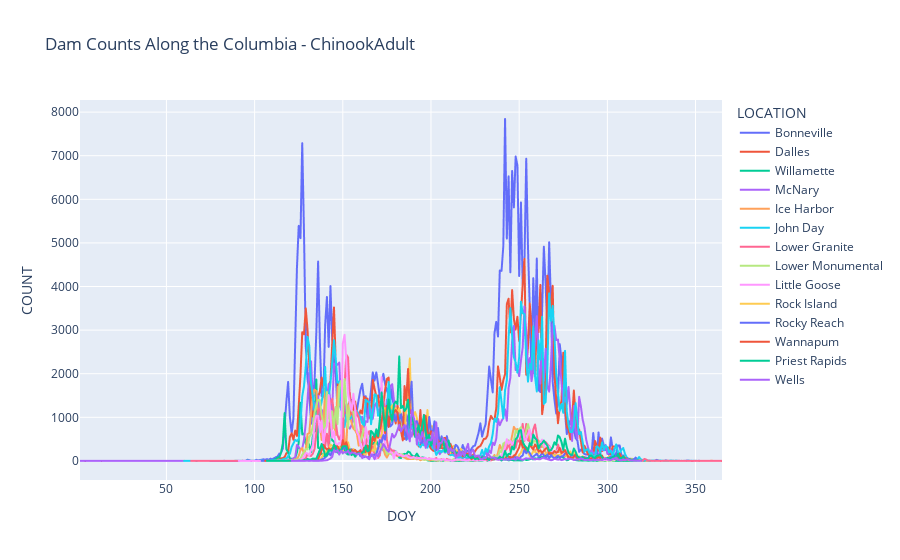

The notebook cell saved with this chart:
### Code cell
species_dam_counts_yr = species_dam_counts[species_dam_counts.YEAR == 2018].sort_values(
    "DOY"
)


fig = px.line(
    species_dam_counts_yr,
    x="DOY",
    y=color_choice,
    color="LOCATION",
    title=f"Dam Counts Along the Columbia - {selected_species}",
)
fig.show()

### Figure 1 — Plotly figure (JSON) as saved in the notebook; plotly's stock layout.template omitted (floating-point values rounded to 4 significant figures; data arrays with more than 128 entries replaced by an {"elided": "..."} marker saying what was removed)
{"data": [{"hovertemplate": "LOCATION=Bonneville<br>DOY=%{x}<br>COUNT=%{y}<extra></extra>", "legendgroup": "Bonneville", "line": {"color": "#636efa", "dash": "solid"}, "marker": {"symbol": "circle"}, "mode": "lines", "name": "Bonneville", "showlegend": true, "type": "scattergl", "x": {"elided": "365 int values"}, "xaxis": "x", "y": {"elided": "365 float values"}, "yaxis": "y"}, {"hovertemplate": "LOCATION=Dalles<br>DOY=%{x}<br>COUNT=%{y}<extra></extra>", "legendgroup": "Dalles", "line": {"color": "#EF553B", "dash": "solid"}, "marker": {"symbol": "circle"}, "mode": "lines", "name": "Dalles", "showlegend": true, "type": "scattergl", "x": {"elided": "257 int values"}, "xaxis": "x", "y": {"elided": "257 float values"}, "yaxis": "y"}, {"hovertemplate": "LOCATION=Willamette<br>DOY=%{x}<br>COUNT=%{y}<extra></extra>", "legendgroup": "Willamette", "line": {"color": "#00cc96", "dash": "solid"}, "marker": {"symbol": "circle"}, "mode": "lines", "name": "Willamette", "showlegend": true, "type": "scattergl", "x": {"elided": "365 int values"}, "xaxis": "x", "y": {"elided": "365 float values"}, "yaxis": "y"}, {"hovertemplate": "LOCATION=McNary<br>DOY=%{x}<br>COUNT=%{y}<extra></extra>", "legendgroup": "McNary", "line": {"color": "#ab63fa", "dash": "solid"}, "marker": {"symbol": "circle"}, "mode": "lines", "name": "McNary", "showlegend": true, "type": "scattergl", "x": {"elided": "272 int values"}, "xaxis": "x", "y": {"elided": "272 float values"}, "yaxis": "y"}, {"hovertemplate": "LOCATION=Ice Harbor<br>DOY=%{x}<br>COUNT=%{y}<extra></extra>", "legendgroup": "Ice Harbor", "line": {"color": "#FFA15A", "dash": "solid"}, "marker": {"symbol": "circle"}, "mode": "lines", "name": "Ice Harbor", "showlegend": true, "type": "scattergl", "x": {"elided": "306 int values"}, "xaxis": "x", "y": {"elided": "306 float values"}, "yaxis": "y"}, {"hovertemplate": "LOCATION=John Day<br>DOY=%{x}<br>COUNT=%{y}<extra></extra>", "legendgroup": "John Day", "line": {"color": "#19d3f3", "dash": "solid"}, "marker": {"symbol": "circle"}, "mode": "lines", "name": "John Day", "showlegend": true, "type": "scattergl", "x": {"elided": "306 int values"}, "xaxis": "x", "y": {"elided": "306 float values"}, "yaxis": "y"}, {"hovertemplate": "LOCATION=Lower Granite<br>DOY=%{x}<br>COUNT=%{y}<extra></extra>", "legendgroup": "Lower Granite", "line": {"color": "#FF6692", "dash": "solid"}, "marker": {"symbol": "circle"}, "mode": "lines", "name": "Lower Granite", "showlegend": true, "type": "scattergl", "x": {"elided": "302 int values"}, "xaxis": "x", "y": {"elided": "302 float values"}, "yaxis": "y"}, {"hovertemplate": "LOCATION=Lower Monumental<br>DOY=%{x}<br>COUNT=%{y}<extra></extra>", "legendgroup": "Lower Monumental", "line": {"color": "#B6E880", "dash": "solid"}, "marker": {"symbol": "circle"}, "mode": "lines", "name": "Lower Monumental", "showlegend": true, "type": "scattergl", "x": {"elided": "214 int values"}, "xaxis": "x", "y": {"elided": "214 float values"}, "yaxis": "y"}, {"hovertemplate": "LOCATION=Little Goose<br>DOY=%{x}<br>COUNT=%{y}<extra></extra>", "legendgroup": "Little Goose", "line": {"color": "#FF97FF", "dash": "solid"}, "marker": {"symbol": "circle"}, "mode": "lines", "name": "Little Goose", "showlegend": true, "type": "scattergl", "x": {"elided": "214 int values"}, "xaxis": "x", "y": {"elided": "214 float values"}, "yaxis": "y"}, {"hovertemplate": "LOCATION=Rock Island<br>DOY=%{x}<br>COUNT=%{y}<extra></extra>", "legendgroup": "Rock Island", "line": {"color": "#FECB52", "dash": "solid"}, "marker": {"symbol": "circle"}, "mode": "lines", "name": "Rock Island", "showlegend": true, "type": "scattergl", "x": {"elided": "216 int values"}, "xaxis": "x", "y": {"elided": "216 float values"}, "yaxis": "y"}, {"hovertemplate": "LOCATION=Rocky Reach<br>DOY=%{x}<br>COUNT=%{y}<extra></extra>", "legendgroup": "Rocky Reach", "line": {"color": "#636efa", "dash": "solid"}, "marker": {"symbol": "circle"}, "mode": "lines", "name": "Rocky Reach", "showlegend": true, "type": "scattergl", "x": {"elided": "216 int values"}, "xaxis": "x", "y": {"elided": "216 float values"}, "yaxis": "y"}, {"hovertemplate": "LOCATION=Wannapum<br>DOY=%{x}<br>COUNT=%{y}<extra></extra>", "legendgroup": "Wannapum", "line": {"color": "#EF553B", "dash": "solid"}, "marker": {"symbol": "circle"}, "mode": "lines", "name": "Wannapum", "showlegend": true, "type": "scattergl", "x": {"elided": "214 int values"}, "xaxis": "x", "y": {"elided": "214 float values"}, "yaxis": "y"}, {"hovertemplate": "LOCATION=Priest Rapids<br>DOY=%{x}<br>COUNT=%{y}<extra></extra>", "legendgroup": "Priest Rapids", "line": {"color": "#00cc96", "dash": "solid"}, "marker": {"symbol": "circle"}, "mode": "lines", "name": "Priest Rapids", "showlegend": true, "type": "scattergl", "x": {"elided": "213 int values"}, "xaxis": "x", "y": {"elided": "213 float values"}, "yaxis": "y"}, {"hovertemplate": "LOCATION=Wells<br>DOY=%{x}<br>COUNT=%{y}<extra></extra>", "legendgroup": "Wells", "line": {"color": "#ab63fa", "dash": "solid"}, "marker": {"symbol": "circle"}, "mode": "lines", "name": "Wells", "showlegend": true, "type": "scattergl", "x": {"elided": "199 int values"}, "xaxis": "x", "y": {"elided": "199 float values"}, "yaxis": "y"}], "layout": {"legend": {"title": {"text": "LOCATION"}, "tracegroupgap": 0}, "title": {"text": "Dam Counts Along the Columbia - ChinookAdult"}, "xaxis": {"anchor": "y", "domain": [0, 1], "title": {"text": "DOY"}}, "yaxis": {"anchor": "x", "domain": [0, 1], "title": {"text": "COUNT"}}}}
